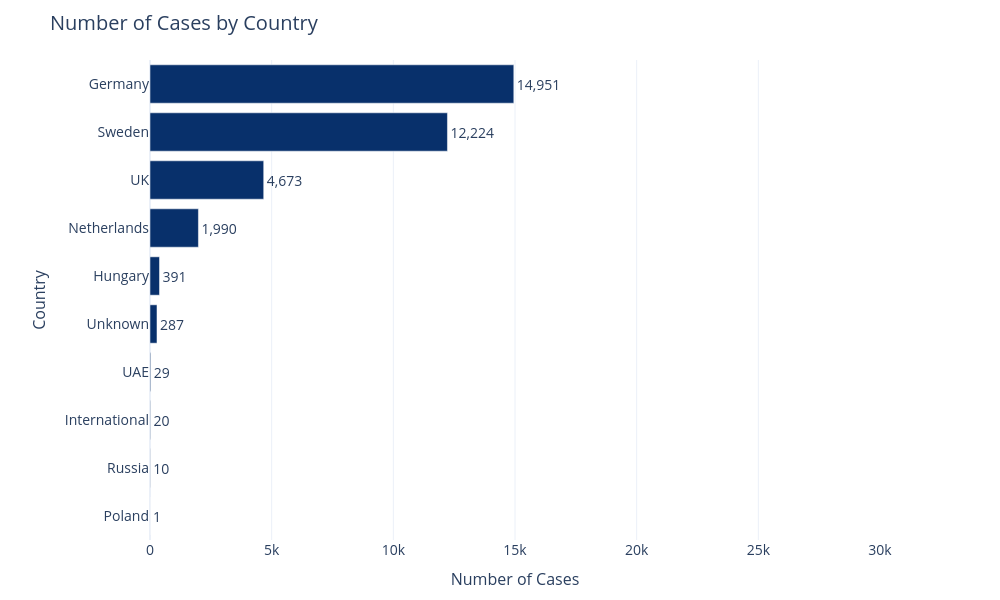

Notebook code cell kept with this figure:
### Markdown cell above
## 7. EDA — Cases by Country
This EDA step visualizes the distribution of cases by country (`SL_COUNTRY`). Missing country values are labeled as "Unknown." The resulting bar chart highlights geographic patterns in the data, which may be relevant for further analysis or stratified modeling.

### Code cell
# =============================================================================
# Number of Cases by Country (SL_COUNTRY)
# =============================================================================

if 'SL_COUNTRY' in master_df.columns:
    country_counts = master_df['SL_COUNTRY'].fillna('Unknown').value_counts().sort_values(ascending=True)

    fig = go.Figure(data=[go.Bar(
        y=country_counts.index.astype(str),
        x=country_counts.values,
        orientation='h',
        text=[f'{v:,}' for v in country_counts.values],
        textposition='outside',
        cliponaxis=False,
        marker=dict(color='#08306b'),
        textfont=dict(size=14)
    )])

    fig.update_layout(
        title=dict(text='Number of Cases by Country', font=dict(size=20)),
        xaxis_title=dict(text='Number of Cases', font=dict(size=16)),
        yaxis_title=dict(text='Country', font=dict(size=16)),
        xaxis=dict(tickfont=dict(size=14), range=[0, 30000]),
        yaxis=dict(tickfont=dict(size=14)),
        width=1000,
        height=max(500, len(country_counts) * 60),
        showlegend=False,
        hovermode='y unified',
        margin=dict(l=150, r=120, t=60, b=60),
        template='plotly_white'
    )
    fig.show()

    # Save high-resolution PNG for thesis
    fig.write_image(PATHS['results'] / 'Number of Cases by Country.png', scale=4, engine='kaleido')
    print(f"Saved high-res chart to: {PATHS['results'] / 'Number of Cases by Country.png'}")

    print(f"\nUnique countries: {master_df['SL_COUNTRY'].nunique(dropna=False)}")
    print(f"Total records: {len(master_df):,}")
    print(f"\n{country_counts.sort_values(ascending=False).to_string()}")
else:
    print("Column 'SL_COUNTRY' not found in master_df.")

### Figure 1 — Plotly figure (JSON) as saved in the notebook; plotly's stock layout.template omitted (floating-point values rounded to 4 significant figures)
{"data": [{"cliponaxis": false, "marker": {"color": "#08306b"}, "orientation": "h", "text": ["1", "10", "20", "29", "287", "391", "1,990", "4,673", "12,224", "14,951"], "textfont": {"size": 14}, "textposition": "outside", "type": "bar", "x": [1, 10, 20, 29, 287, 391, 1990, 4673, 12224, 14951], "y": ["Poland", "Russia", "International", "UAE", "Unknown", "Hungary", "Netherlands", "UK", "Sweden", "Germany"]}], "layout": {"height": 600, "hovermode": "y unified", "margin": {"b": 60, "l": 150, "r": 120, "t": 60}, "showlegend": false, "title": {"font": {"size": 20}, "text": "Number of Cases by Country"}, "width": 1000, "xaxis": {"range": [0, 30000], "tickfont": {"size": 14}, "title": {"font": {"size": 16}, "text": "Number of Cases"}}, "yaxis": {"tickfont": {"size": 14}, "title": {"font": {"size": 16}, "text": "Country"}}}}
